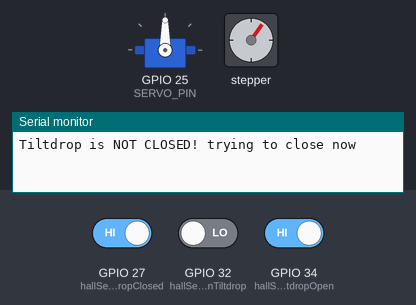
Simulated run of this sketch. Board: ESP32. On the bench: servo, stepper motor, the last lines printed to the serial monitor. The inputs (shaded band) are chosen by the test bench; at power-on: GPIO 27 (hallSensorTiltdropClosed) HIGH, GPIO 34 (hallSensorTiltdropOpen) HIGH, GPIO 32 (hallSensorOnTiltdrop) LOW. Stepper angles assume 550 steps per turn.

Above: at 1.2 s.
1.3 s: GPIO 27 (hallSensorTiltdropClosed) driven LOW
4.3 s: GPIO 34 (hallSensorTiltdropOpen) driven LOW
At 5.8 s:
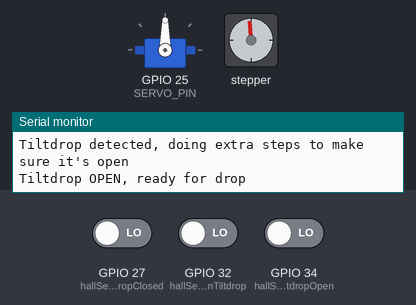
16.3 s: GPIO 27 (hallSensorTiltdropClosed) driven HIGH
At 18.7 s:
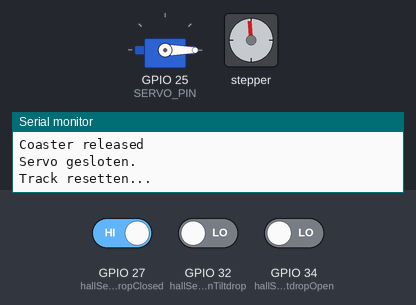
19.3 s: GPIO 27 (hallSensorTiltdropClosed) driven LOW
At 25.8 s:
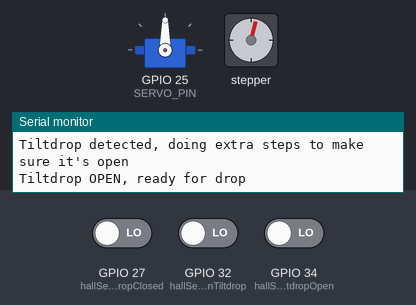
Timing chart, 0 to 26.1 s (numbered marks = the images above; inputs shaded):
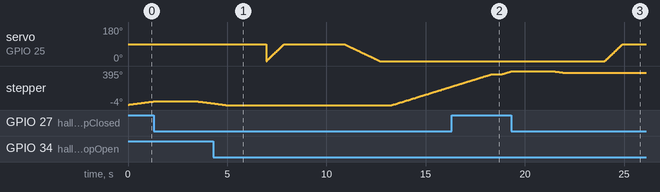

Measured:
- after the input at 19.3 s, servo on GPIO 25 (SERVO_PIN): moves from 0° to 90° over 0.90 s, starting after 4.7 s

The sketch:

ESP2_tiltdrop.ino
```cpp
#include <Stepper.h>
#include <ESP32Servo.h>

#define IN1 18
#define IN2 19
#define IN3 22
#define IN4 23

#define SERVO_PIN 25

#define hallSensorOnTiltdrop     32
#define hallSensorTiltdropClosed 27
#define hallSensorTiltdropOpen   34
#define hallSensorOffTiltdrop    26


const int stepsTiltTrack = 550;
Stepper tiltTrackStepper(stepsTiltTrack, IN1, IN3, IN2, IN4);
Servo releaseServo;

void setup() {
  Serial.begin(115200);
  releaseServo.attach(SERVO_PIN);

  pinMode(hallSensorOnTiltdrop, INPUT);
  pinMode(hallSensorTiltdropClosed, INPUT);
  pinMode(hallSensorTiltdropOpen, INPUT);
  pinMode(hallSensorOffTiltdrop, INPUT);

  tiltTrackStepper.setSpeed(5);

}

void loop() {

  if (!IsTiltdropClosed()) {
  Serial.println("Aborting: Tiltdrop couldn't close.");
  return;
}

  EnterTiltdrop();

if (!Tiltdrop()) {
  Serial.println("Aborting: Tiltdrop couldn't open.");
  return;
}


  delay(2000);

  DropCoaster();
}

bool IsTiltdropClosed() {

  if (digitalRead(hallSensorTiltdropClosed) == LOW) {
    Serial.println("Tiltdrop CLOSED, ready for lifthill sequence");
    return true;
  }

  Serial.println("Tiltdrop is NOT CLOSED! trying to close now");
  for (int i = 0; i < 2048; i++) {
    tiltTrackStepper.step(1);

    if (digitalRead(hallSensorTiltdropClosed) == LOW) {
      Serial.println("Tiltdrop detected, doing extra steps to make sure it's closed");
      tiltTrackStepper.step(5);
      Serial.println("Tiltdrop CLOSED, ready for lifthill sequence");
      return true;
    }
  }

  Serial.println("ERROR: Failed to close Tiltdrop within step limit");
  return false;
}


void EnterTiltdrop()
{
  while (digitalRead(hallSensorOnTiltdrop) == HIGH) {
    Serial.println("coaster NOT on TILTDROP");
  }

  delay(500);
  Serial.println("coaster ON TILTDROP");
  delay(500);
  Serial.println("lifthill sequence stop");
  delay(500);

}

bool Tiltdrop()
{
  tiltTrackStepper.setSpeed(5);
  delay(500);

  for (int i = 0; i < 2048; i++) {
    tiltTrackStepper.step(-1);

    if (digitalRead(hallSensorTiltdropOpen) == LOW) {
      Serial.println("Tiltdrop detected, doing extra steps to make sure it's open");
      tiltTrackStepper.step(-30);
      Serial.println("Tiltdrop OPEN, ready for drop");
      return true;
    }
  }

  Serial.println("ERROR: Failed to open Tiltdrop within step limit");
  return false;

}

void DropCoaster()
{
  for(int posDegrees = 0; posDegrees <= 90; posDegrees++) {
    releaseServo.write(posDegrees);
    delay(10);
  }

  delay(1000);
  Serial.println("Coaster released");
  delay(2000);

  for(int posDegrees = 90; posDegrees >= 0; posDegrees--) {
    releaseServo.write(posDegrees);
    delay(20);
  }

  Serial.println("Servo gesloten.");
  delay(100);

  Serial.println("Track resetten...");
  tiltTrackStepper.setSpeed(12);
  delay(500);
  tiltTrackStepper.step(stepsTiltTrack);
  delay(500);

}
```
